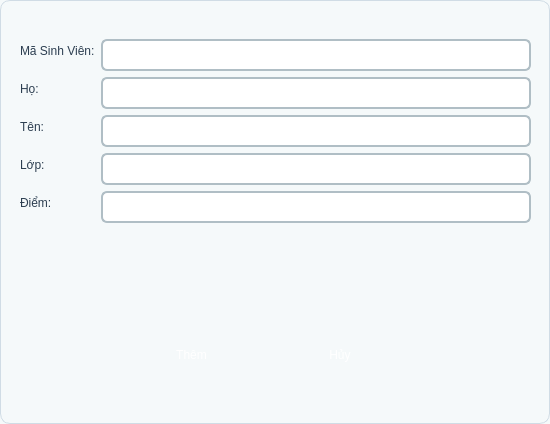
<?xml version="1.0" encoding="UTF-8"?>
<ui version="4.0">
 <class>Dialog_them</class>
 <widget class="QDialog" name="Dialog_them">
  <property name="geometry">
   <rect>
    <x>0</x>
    <y>0</y>
    <width>550</width>
    <height>424</height>
   </rect>
  </property>
  <property name="windowTitle">
   <string>Dialog</string>
  </property>
  <property name="styleSheet">
   <string notr="true">QDialog {
    background-color: #F5F9FA; 
    font: 13px &quot;Segoe UI&quot;;
    color: #2C3E50;
    border: 1px solid #D0DCE5;
    border-radius: 10px;
}
</string>
  </property>
  <widget class="QWidget" name="formLayoutWidget">
   <property name="geometry">
    <rect>
     <x>20</x>
     <y>39</y>
     <width>511</width>
     <height>251</height>
    </rect>
   </property>
   <layout class="QFormLayout" name="formLayout">
    <item row="0" column="0">
     <widget class="QLabel" name="label_ma_dia">
      <property name="styleSheet">
       <string notr="true">QLabel {
    font: bold 15px &quot;Segoe UI&quot;;
    color: #2C3E50;
}</string>
      </property>
      <property name="text">
       <string>Mã Sinh Viên:</string>
      </property>
     </widget>
    </item>
    <item row="1" column="0">
     <widget class="QLabel" name="label__ho_dia">
      <property name="styleSheet">
       <string notr="true">QLabel {
    font: bold 15px &quot;Segoe UI&quot;;
    color: #2C3E50;
}</string>
      </property>
      <property name="text">
       <string>Họ:</string>
      </property>
     </widget>
    </item>
    <item row="1" column="1">
     <widget class="QLineEdit" name="lineEdit_themho">
      <property name="styleSheet">
       <string notr="true">QLineEdit {
    background-color: #FFFFFF;
    border: 1.5px solid #B0BEC5;
    border-radius: 6px;
    padding: 6px 10px;
    font: bold 15px &quot;Segoe UI&quot;;
    color: #2C3E50;
    selection-background-color: #A7E3F2; 
}

QLineEdit:focus {
    border: 2px solid #2C7DA0;
    background-color: #FAFEFF;
    outline: none;
}

QLineEdit::placeholder {
    color: #90A4AE;
    font-style: italic;
}
</string>
      </property>
     </widget>
    </item>
    <item row="2" column="0">
     <widget class="QLabel" name="label_ten_dia">
      <property name="styleSheet">
       <string notr="true">QLabel {
    font: bold 15px &quot;Segoe UI&quot;;
    color: #2C3E50;
}</string>
      </property>
      <property name="text">
       <string>Tên:</string>
      </property>
     </widget>
    </item>
    <item row="3" column="0">
     <widget class="QLabel" name="label_lop_dia">
      <property name="styleSheet">
       <string notr="true">QLabel {
    font: bold 15px &quot;Segoe UI&quot;;
    color: #2C3E50;
}
</string>
      </property>
      <property name="text">
       <string>Lớp:</string>
      </property>
     </widget>
    </item>
    <item row="4" column="0">
     <widget class="QLabel" name="label_diem_dia">
      <property name="styleSheet">
       <string notr="true">QLabel {
    font: bold 15px &quot;Segoe UI&quot;;
    color: #2C3E50;
}</string>
      </property>
      <property name="text">
       <string>Điểm:</string>
      </property>
     </widget>
    </item>
    <item row="4" column="1">
     <widget class="QLineEdit" name="lineEdit_themdiem">
      <property name="styleSheet">
       <string notr="true">QLineEdit {
    background-color: #FFFFFF;
    border: 1.5px solid #B0BEC5;
    border-radius: 6px;
    padding: 6px 10px;
    font: bold 15px &quot;Segoe UI&quot;;
    color: #2C3E50;
    selection-background-color: #A7E3F2;
}

QLineEdit:focus {
    border: 2px solid #2C7DA0;
    background-color: #FAFEFF;
    outline: none;
}

QLineEdit::placeholder {
    color: #90A4AE;
    font-style: italic;
}
</string>
      </property>
     </widget>
    </item>
    <item row="3" column="1">
     <widget class="QLineEdit" name="lineEdit_themlop">
      <property name="styleSheet">
       <string notr="true">QLineEdit {
    background-color: #FFFFFF;
    border: 1.5px solid #B0BEC5;
    border-radius: 6px;
    padding: 6px 10px;
    font: bold 15px &quot;Segoe UI&quot;;
    color: #2C3E50;
    selection-background-color: #A7E3F2; 
}

QLineEdit:focus {
    border: 2px solid #2C7DA0;
    background-color: #FAFEFF;
    outline: none;
}

QLineEdit::placeholder {
    color: #90A4AE;
    font-style: italic;
}
</string>
      </property>
     </widget>
    </item>
    <item row="0" column="1">
     <widget class="QLineEdit" name="lineEdit_themma">
      <property name="styleSheet">
       <string notr="true">QLineEdit {
    background-color: #FFFFFF;
    border: 1.5px solid #B0BEC5;
    border-radius: 6px;
    padding: 6px 10px;
    font: bold 15px &quot;Segoe UI&quot;;
    color: #2C3E50;
    selection-background-color: #A7E3F2; 
}

QLineEdit:focus {
    border: 2px solid #2C7DA0;
    background-color: #FAFEFF;
    outline: none;
}

QLineEdit::placeholder {
    color: #90A4AE;
    font-style: italic;
}
</string>
      </property>
     </widget>
    </item>
    <item row="2" column="1">
     <widget class="QLineEdit" name="lineEdit_themten">
      <property name="styleSheet">
       <string notr="true">QLineEdit {
    background-color: #FFFFFF;
    border: 1.5px solid #B0BEC5;
    border-radius: 6px;
    padding: 6px 10px;
    font: bold 15px &quot;Segoe UI&quot;;
    color: #2C3E50;
    selection-background-color: #A7E3F2; 
}

QLineEdit:focus {
    border: 2px solid #2C7DA0;
    background-color: #FAFEFF;
    outline: none;
}

QLineEdit::placeholder {
    color: #90A4AE;
    font-style: italic;
}
</string>
      </property>
     </widget>
    </item>
   </layout>
  </widget>
  <widget class="QWidget" name="horizontalLayoutWidget">
   <property name="geometry">
    <rect>
     <x>120</x>
     <y>290</y>
     <width>291</width>
     <height>131</height>
    </rect>
   </property>
   <layout class="QHBoxLayout" name="horizontalLayout">
    <item>
     <widget class="QPushButton" name="pushButton_them_dia">
      <property name="styleSheet">
       <string notr="true">QPushButton {
    background: qlineargradient(
        x1: 0, y1: 0, x2: 1, y2: 0,
        stop: 0 #2C7DA0, stop: 1 #4FBDBA
    );
    color: white;
    border: none;
    border-radius: 6px;
    padding: 6px 20px;
    font: bold 15px &quot;Segoe UI&quot;;
}
QPushButton:hover {
    background: qlineargradient(
        x1: 0, y1: 0, x2: 1, y2: 0,
        stop: 0 #368DB2, stop: 1 #6FDCD1
    );
}
QPushButton:pressed {
    background: qlineargradient(
        x1: 0, y1: 0, x2: 1, y2: 0,
        stop: 0 #F06E6E, stop: 1 #FFC857
    );
    color: white;
}</string>
      </property>
      <property name="text">
       <string>Thêm</string>
      </property>
     </widget>
    </item>
    <item>
     <widget class="QPushButton" name="pushButton_huy_dia">
      <property name="styleSheet">
       <string notr="true">QPushButton#pushButton_huy_dia {
    background: qlineargradient(
        x1: 0, y1: 0, x2: 1, y2: 0,
        stop: 0 #E53935, stop: 1 #EF5350
    );
    color: white;
    border: none;
    border-radius: 6px;
    padding: 6px 22px;
    font: bold 15px &quot;Segoe UI&quot;;
}

QPushButton#pushButton_huy_dia:hover {
    background: qlineargradient(
        x1: 0, y1: 0, x2: 1, y2: 0,
        stop: 0 #FF6F61, stop: 1 #FFA07A
    );
}

QPushButton#pushButton_huy_dia:pressed {
    background: qlineargradient(
        x1: 0, y1: 0, x2: 1, y2: 0,
        stop: 0 #B71C1C, stop: 1 #D84315
    );
    color: #FFF;
}
</string>
      </property>
      <property name="text">
       <string>Hủy</string>
      </property>
     </widget>
    </item>
   </layout>
  </widget>
 </widget>
 <resources/>
 <connections/>
</ui>
